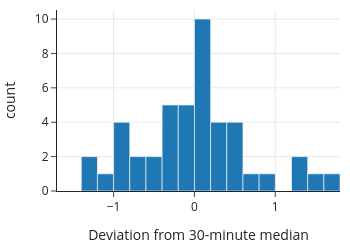

Notebook code cell kept with this figure:
### Markdown cell above
To get a better sense of the variation in a half-hour interval, we can examine the differences of the measurements from the median for the corresponding half hour. The distribution of these "errors" is as follows:

### Code cell
fig = px.histogram(pm, x='diff30', nbins=20,
                   labels={'diff30':'Deviation from 30-minute median'})

fig.update_xaxes(range=[-1.7, 1.8])
fig.update_layout(width=350, height=250)
fig.show()

### Figure 1 — Plotly figure (JSON) as saved in the notebook; plotly's stock layout.template omitted (floating-point values rounded to 4 significant figures)
{"data": [{"alignmentgroup": "True", "bingroup": "x", "hovertemplate": "Deviation from 30-minute median=%{x}<br>count=%{y}<extra></extra>", "legendgroup": "", "marker": {"color": "#1F77B4", "pattern": {"shape": ""}}, "name": "", "nbinsx": 20, "offsetgroup": "", "orientation": "v", "showlegend": false, "type": "histogram", "x": [0.59, -0.55, -0.26, -0.82, -1.24, 0.11, -1.14, 0, 0.08, 0.42, 1.33, 0.12, 0.02, -0.13, -0.22, -0.99, 0.25, 0.04, -0.73, 1.76, -0.69, 0.95, 0.33, -0.05, -0.08, -0.19, 0, 0.43, 0.38, -0.86, 0.07, -0.31, 0.59, 0.05, -0.15, -0.25, 1.53, 0.35, 0, -0.41, 1.21, -0.96, -1.29, 0.63, -0.29], "xaxis": "x", "yaxis": "y"}], "layout": {"barmode": "relative", "height": 250, "legend": {"tracegroupgap": 0}, "width": 350, "xaxis": {"anchor": "y", "domain": [0, 1], "range": [-1.7, 1.8], "title": {"text": "Deviation from 30-minute median"}, "type": "linear"}, "yaxis": {"anchor": "x", "autorange": true, "domain": [0, 1], "range": [0, 10.53], "title": {"text": "count"}}}}
